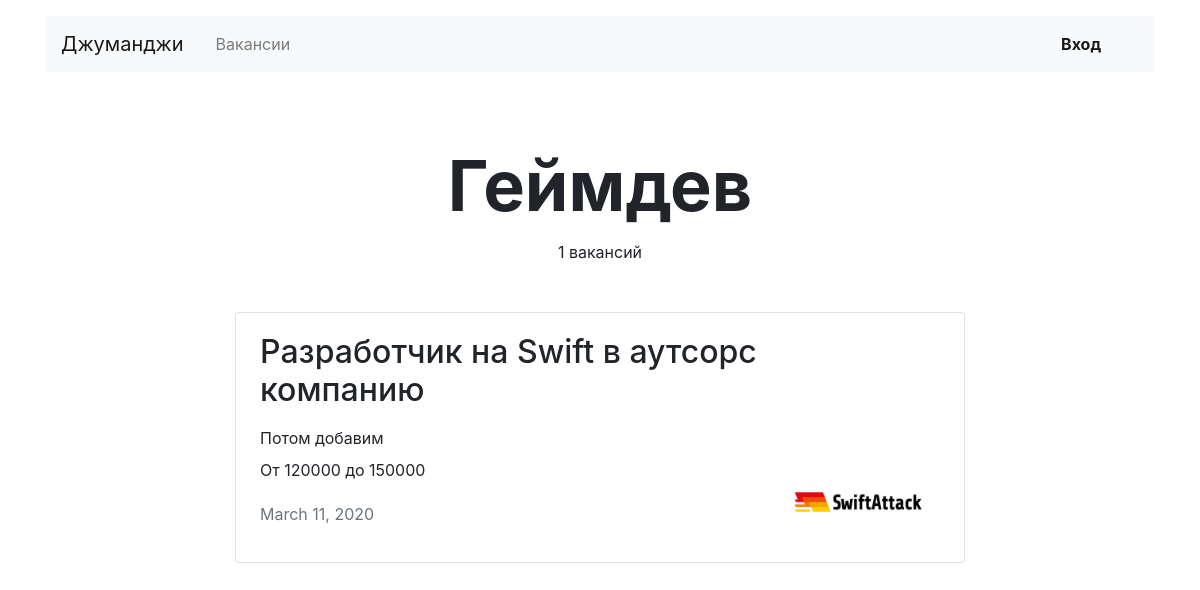
The app's page /vacancies/cat/67/, older data.
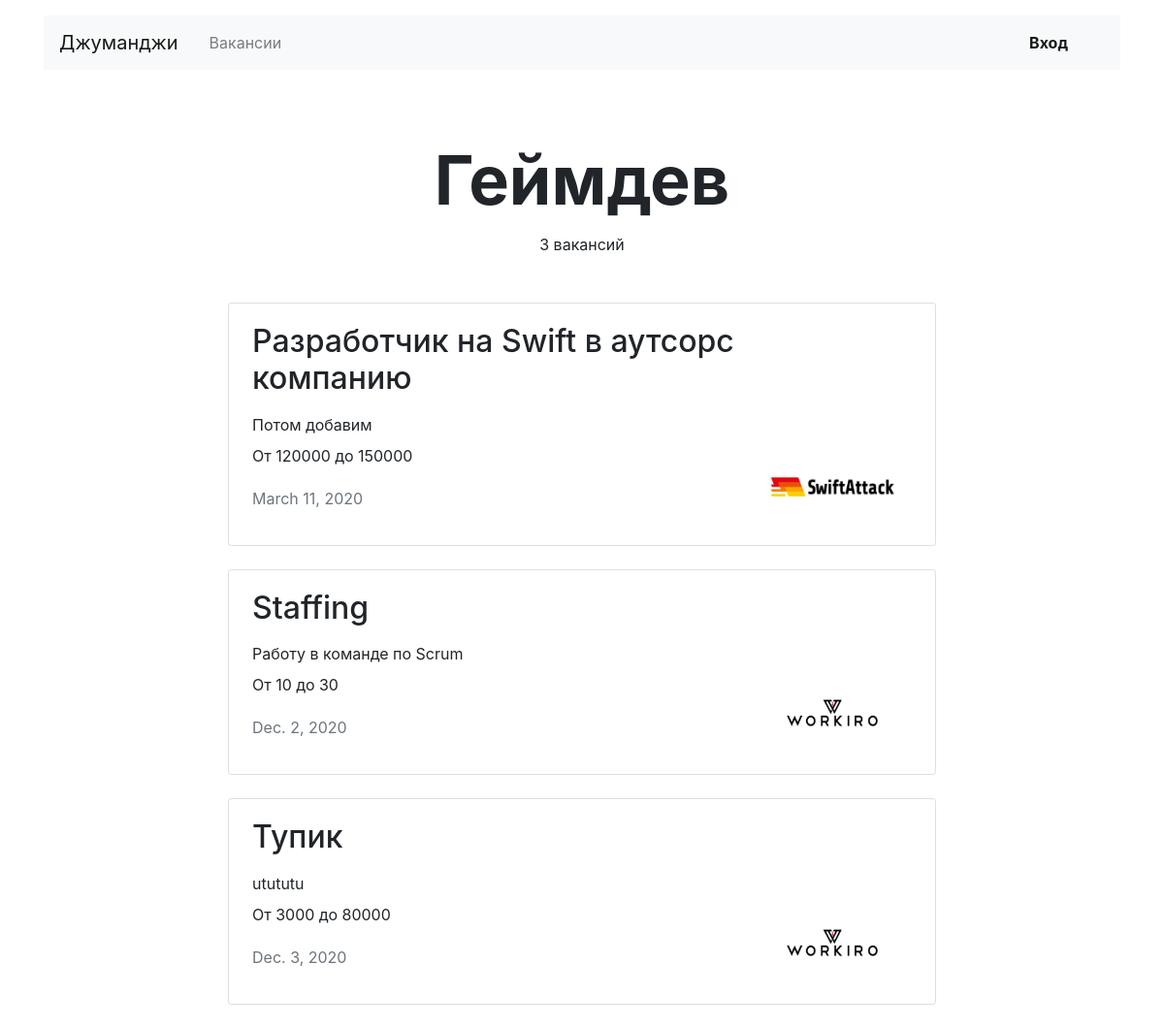
The same page, newer data.
### jumanji/models.py (models this page shows)
class Specialty(models.Model):
    code = models.CharField(max_length=64)
    title = models.CharField(max_length=64)
    picture = models.ImageField(upload_to=MEDIA_SPECIALITY_IMAGE_DIR)

class Vacancy(models.Model):
    title = models.CharField(max_length=64)
    specialty = models.ForeignKey(Specialty, on_delete=models.CASCADE, related_name='vacancies')
    company = models.ForeignKey(Company, on_delete=models.CASCADE, related_name='vacancies')
    salary_min = models.IntegerField()
    salary_max = models.IntegerField()
    published_at = models.DateField(auto_now_add=True)
    skills = models.CharField(max_length=600)
    description = models.CharField(max_length=5000)

class Company(models.Model):
    title = models.CharField(max_length=64)
    location = models.CharField(max_length=64)
    logo = models.ImageField(upload_to=MEDIA_COMPANY_IMAGE_DIR)
    description = models.TextField(max_length=1200)
    employee_count = models.IntegerField()
    owner = models.OneToOneField(get_user_model(), related_name='company', on_delete=models.CASCADE)

### jumanji/views.py (the view)
# urls.py: path('vacancies/cat/<int:cat_id>/', SpecVacancies.as_view(), name='spec_vac'),
class SpecVacancies(View):
    def get(self, request, cat_id):
        speca = Specialty.objects.get(id=cat_id)
        spec_vacan = Vacancy.objects.filter(specialty_id=cat_id)
        vacancies_amount = len(spec_vacan)
        companies = Company.objects.all()
        return render(request, 'jumanji/spec_vacancies.html',
                      context={'spec_vacan': spec_vacan,
                               'speca': speca,
                               'companies': companies,
                               'vacancies_amount': vacancies_amount})

### jumanji/templates/jumanji/spec_vacancies.html (shortened to what this page needs)
{% extends 'jumanji/base.html' %}
{% block container %}
  <main class="container mt-3">
    <section>
      <h1 class="h1 text-center mx-auto mt-4 pt-5" style="font-size: 70px;"><strong>{{ speca.title }}</strong></h1>
      <p class="text-center pt-1">{{ vacancies_amount }} вакансий</p>
      <div class="row mt-5">
        <div class="col-12 col-lg-8 offset-lg-2 m-auto">
            {% for vacan in spec_vacan %}
          <div class="card mb-4">
            <div class="card-body px-4">
              <div class="row">
                <div class="col-12 col-md-8 col-lg-9">
                  <h2 class="h2 pb-2">{{ vacan.title }}</h2>
                  <p class="mb-2">{{ vacan.description }}</p>
                  <p>От {{ vacan.salary_min }} до {{ vacan.salary_max }}</p>
                  <p class="text-muted pt-1">{{ vacan.published_at}}</p>
                </div>
                  {% for company in companies %}
                  {% if company.id == vacan.company_id %}
                <div class="col-12 col-md-4 col-lg-3 d-flex align-items-end">
                  <a href={% url 'choice_vac' vac_id=vacan.id %}><img src="{{ company.logo.url }}" width="130" height="80" alt=""></a>
                </div>
                  {% endif %}
              {% endfor %}
              </div>
            </div>
          </div>
            {% endfor %}
        </div>
      </div>
    </section>
  </main>
{% endblock %}

### jumanji/templates/jumanji/base.html (shortened to what this page needs)
<!DOCTYPE html>
<html lang="ru">
<head>
  <link rel="stylesheet" href="https://stackpath.bootstrapcdn.com/bootstrap/4.3.1/css/bootstrap.min.css">
</head>
<body>
  <header class="container mt-3">
    <nav class="navbar navbar-expand-lg navbar-light bg-light">
      <a class="navbar-brand mr-4" href="{% url 'juman' %}">Джуманджи</a>
      <div class="collapse navbar-collapse justify-content-between" id="navbarNav">
        <ul class="navbar-nav col-10">
          <li class="nav-item">
            <a class="nav-link" href="{% url 'all_vacancies' %}">Вакансии</a>
          </li>
        </ul>
        <ul class="navbar-nav col-2 justify-content-end">
            <ul class="navbar-nav col-2 justify-content-end">
            {% if user.username %}
          <li class="nav-item active">
            <div class="btn-group">
              <button type="button" class="btn dropdown-toggle font-weight-bold" data-toggle="dropdown" aria-haspopup="true" aria-expanded="false">
                  {{ user.first_name }} {{ user.last_name }}
              </button>
              <div class="dropdown-menu dropdown-menu-right mt-3">
                <a href="{% url 'resume-suggest' %}" class="dropdown-item py-2">Резюме</a>
                <a href="{% url 'own-company-edit' %}" class="dropdown-item py-2">Компания</a>
                <a href="{% url 'logout' %}" class="dropdown-item py-2">Выйти</a>
              </div>
            </div>
          </li>
              {% else %}
          <li class="nav-item active">
            <a href="{% url 'login' %}" class="nav-link font-weight-bold">Вход</a>
          </li>
                {% endif %}
        </ul>
      </div>
    </nav>
  </header>
{% block container %} {% endblock %}
</body>
</html>

Row changes from the older to the newer data that the page shows:
added Vacancy: title "Staffing", description "Работу в команде по Scrum", salary_min "10", salary_max "30", published_at "Dec. 2, 2020"
now on this page (row unchanged): Company: logo (picture)
added Vacancy: title "Тупик", description "utututu", salary_min "3000", salary_max "80000", published_at "Dec. 3, 2020"
Text that changed along with them:
{{ vacancies_amount }}: "1" → "3"
